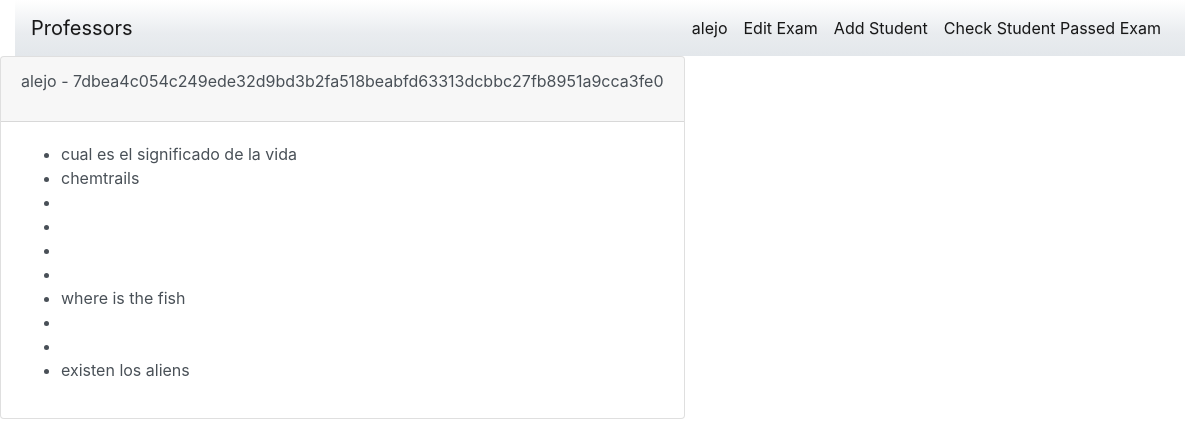
Page /exams/1/ (signed in) on the earlier database version.
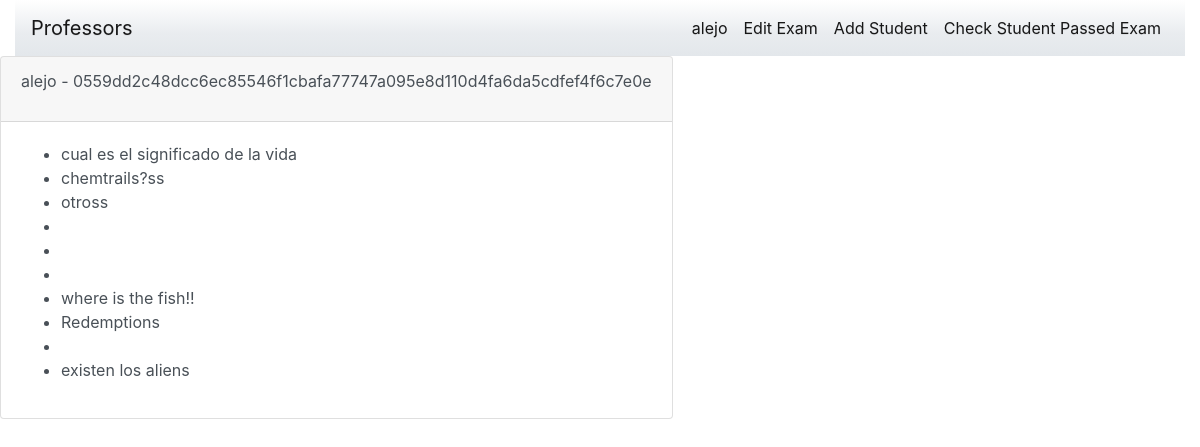
Same page on the later database version.
### home/models.py (models this page shows)
class Professor(models.Model):
    exam = models.ForeignKey(Exam, on_delete=models.CASCADE, null=True, blank=True)
    user = models.ForeignKey(User, on_delete=models.CASCADE)

class Exam(models.Model):
    hash = models.CharField(max_length=100)
    students_graduated = models.SmallIntegerField(default=0)
    q1 = models.CharField(max_length=250, blank=True)
    q2 = models.CharField(max_length=250, blank=True)
    q3 = models.CharField(max_length=250, blank=True)
    q4 = models.CharField(max_length=250, blank=True)
    q5 = models.CharField(max_length=250, blank=True)
    q6 = models.CharField(max_length=250, blank=True)
    q7 = models.CharField(max_length=250, blank=True)
    q8 = models.CharField(max_length=250, blank=True)
    q9 = models.CharField(max_length=250, blank=True)
    q10 = models.CharField(max_length=250, blank=True)

### home/views.py (the view)
# urls.py: path('exams/<int:exam_id>/', views.exams_index, name="exams"),
def exams_index(request, exam_id):
    template = "exams.html"
    exam = Exam.objects.get(id=exam_id)
    professor = Professor.objects.get(user=request.user)
    context = {'exam': exam, 'professor': professor}
    return render(request, template, context)

### home/templates/exams.html
{% extends 'base.html' %}
{% block content %}
			<div id="card-195596">
				<div class="card">
					<div class="card-header">
						 <p>
                             {{ professor.user.username }} - {{ exam.hash }}
                         </p>
					</div>
					<div id="card-element-562936" class="collapse show">
						<div class="card-body">
							<ul>
                                <li>{{ exam.q1 }} </li>
                                <li>{{ exam.q2 }} </li>
                                <li>{{ exam.q3 }} </li>
                                <li>{{ exam.q4 }} </li>
                                <li>{{ exam.q5 }} </li>
                                <li>{{ exam.q6 }} </li>
                                <li>{{ exam.q7 }} </li>
                                <li>{{ exam.q8 }} </li>
                                <li>{{ exam.q9 }} </li>
                                <li>{{ exam.q10 }} </li>
                            </ul>
						</div>
					</div>
				</div>
			</div>
{% endblock content %}

### home/templates/base.html (shortened to what this page needs)
<!DOCTYPE html>
<html lang="en">
<head>
    <link rel="stylesheet" type="text/css"
      href="https://stackpath.bootstrapcdn.com/bootswatch/4.3.1/cerulean/bootstrap.min.css">
</head>
<body>
<div class="container-fluid">
	<div class="row">
		<div class="col-md-12">
			<nav class="navbar navbar-expand-lg navbar-light bg-light">
				 <a class="navbar-brand" href="{% url 'home' %}">Professors</a>
                <ul class="navbar-nav ml-md-auto">
                    <li class="nav-item active">
                        {% if user.is_authenticated %}
                            <a class="nav-link" href="#">{{ user.username }} <span class="sr-only">(current)</span></a>
                        {% else %}
                            <a class="nav-link" href="#">Login <span class="sr-only">(current)</span></a>
                        {% endif %}
                    </li>
                <li class="nav-item active">
                    {% if user.is_authenticated %}
                        <a class="nav-link" href="{% url 'edit_exam' %}">Edit Exam</a>
                    {% endif %}
                </li>
                <li class="nav-item active">
                    {% if user.is_authenticated %}
                        <a class="nav-link" href="{% url 'add_student' %}">Add Student</a>
                    {% endif %}
                </li>
                <li class="nav-item active">
                    {% if user.is_authenticated %}
                        <a class="nav-link" href="{% url 'add_student' %}">Check Student Passed Exam</a>
                    {% endif %}
                </li>
                </ul>
			</nav>
        </div>
        {% block content %}
        {% endblock content %}
    </div>
</div>
</body>
</html>

Differences in the rows shown:
changed Exam "cual es el significado de la vida": hash "7dbea4c054c249ede32d9bd3b2fa518beabfd63313dcbbc27fb8951a9cca3fe0" → "0559dd2c48dcc6ec85546f1cbafa77747a095e8d110d4fa6da5cdfef4f6c7e0e"; q2 "chemtrails" → "chemtrails?ss"; q3 (not shown) → "otross"; q7 "where is the fish" → "where is the fish!!"; q8 (not shown) → "Redemptions"
